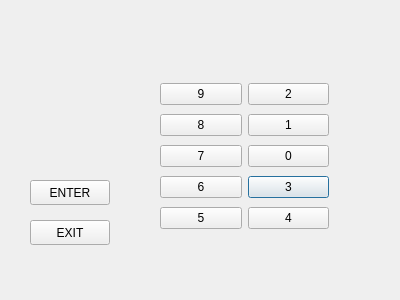
<?xml version="1.0" encoding="UTF-8"?>
<ui version="4.0">
 <class>engine</class>
 <widget class="QDialog" name="engine">
  <property name="geometry">
   <rect>
    <x>0</x>
    <y>0</y>
    <width>400</width>
    <height>300</height>
   </rect>
  </property>
  <property name="windowTitle">
   <string>Dialog</string>
  </property>
  <widget class="QWidget" name="gridLayoutWidget">
   <property name="geometry">
    <rect>
     <x>160</x>
     <y>80</y>
     <width>169</width>
     <height>155</height>
    </rect>
   </property>
   <layout class="QGridLayout" name="gridLayout">
    <item row="3" column="1">
     <widget class="QPushButton" name="pushButton_3">
      <property name="text">
       <string>3</string>
      </property>
     </widget>
    </item>
    <item row="1" column="0">
     <widget class="QPushButton" name="pushButton_8">
      <property name="text">
       <string>8</string>
      </property>
     </widget>
    </item>
    <item row="0" column="1">
     <widget class="QPushButton" name="pushButton_2">
      <property name="text">
       <string>2</string>
      </property>
     </widget>
    </item>
    <item row="1" column="1">
     <widget class="QPushButton" name="pushButton_1">
      <property name="text">
       <string>1</string>
      </property>
     </widget>
    </item>
    <item row="3" column="0">
     <widget class="QPushButton" name="pushButton_6">
      <property name="text">
       <string>6</string>
      </property>
     </widget>
    </item>
    <item row="2" column="1">
     <widget class="QPushButton" name="pushButton_0">
      <property name="text">
       <string>0</string>
      </property>
     </widget>
    </item>
    <item row="0" column="0">
     <widget class="QPushButton" name="pushButton_9">
      <property name="text">
       <string>9</string>
      </property>
     </widget>
    </item>
    <item row="2" column="0">
     <widget class="QPushButton" name="pushButton_7">
      <property name="text">
       <string>7</string>
      </property>
     </widget>
    </item>
    <item row="4" column="0">
     <widget class="QPushButton" name="pushButton_5">
      <property name="text">
       <string>5</string>
      </property>
     </widget>
    </item>
    <item row="4" column="1">
     <widget class="QPushButton" name="pushButton_4">
      <property name="text">
       <string>4</string>
      </property>
     </widget>
    </item>
   </layout>
  </widget>
  <widget class="QPushButton" name="pushButton_enter">
   <property name="geometry">
    <rect>
     <x>30</x>
     <y>180</y>
     <width>80</width>
     <height>25</height>
    </rect>
   </property>
   <property name="text">
    <string>ENTER</string>
   </property>
  </widget>
  <widget class="QPushButton" name="pushButton_exit">
   <property name="geometry">
    <rect>
     <x>30</x>
     <y>220</y>
     <width>80</width>
     <height>25</height>
    </rect>
   </property>
   <property name="text">
    <string>EXIT</string>
   </property>
  </widget>
  <widget class="QLabel" name="label">
   <property name="geometry">
    <rect>
     <x>30</x>
     <y>70</y>
     <width>111</width>
     <height>31</height>
    </rect>
   </property>
   <property name="text">
    <string/>
   </property>
  </widget>
 </widget>
 <resources/>
 <connections/>
</ui>
